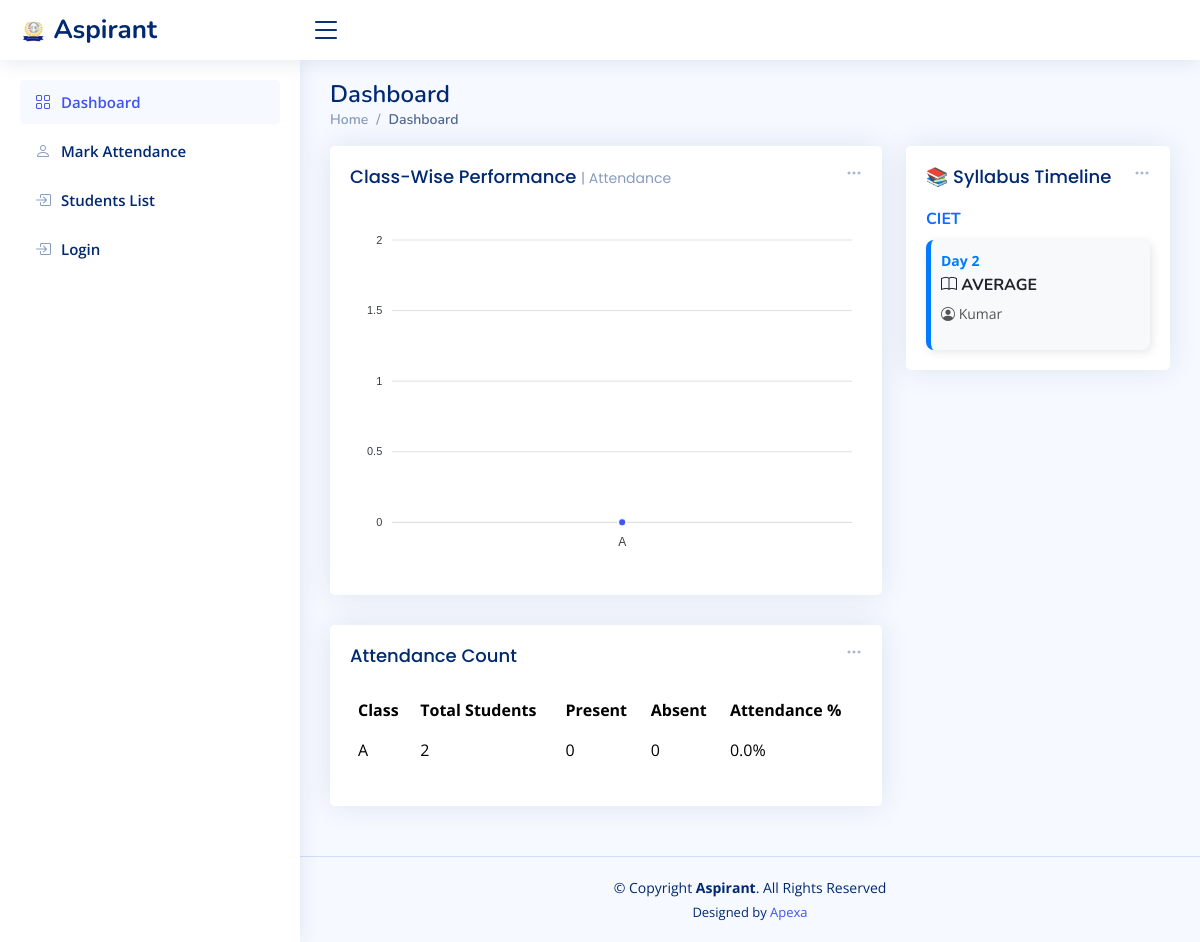
/management/dashboard/ (signed in), run on the app's committed database.
### teachers/models.py (models this page shows, shortened)
class Clg(models.Model):
    clg_name = models.CharField(max_length=50, unique=True)

class Syllabus(models.Model):
    clg = models.ForeignKey(Clg, on_delete=models.CASCADE)  # Link syllabus to a specific college
    day = models.IntegerField()  # Day number
    topic = models.CharField(max_length=255)  # Syllabus topic
    trainer_name = models.CharField(max_length=100)  # Trainer conducting the session
    class Meta:
        unique_together = ('clg', 'day')  # Ensures no duplicate day entries for the same college

### teachers/views.py (the view)
# urls.py: path('dashboard/', views.teacher_dashboard, name='teacher_dashboard'),
@login_required
def teacher_dashboard(request):
    teacher = get_object_or_404(Teacher, user=request.user)
    if not teacher.is_approved:
        return redirect('teacherlogin')
    syllabus_data = {}
    colleges = Clg.objects.filter(clg_name=teacher.college_name)
    for college in colleges:
        syllabus_data[college.clg_name] = Syllabus.objects.filter(clg=college).order_by("day")
    today = date.today()
    selected_class = request.GET.get('class_name', None)  # Get selected class from request
    attendance_query = Student.objects.values('class_name')
    if selected_class:
        attendance_query = attendance_query.filter(class_name=selected_class)
    attendance_summary = (
        attendance_query.annotate(
            total_students=Count('id'),
            present=Count('attendance', filter=Q(attendance__date=today, attendance__status=True)),
            absent=Count('attendance', filter=Q(attendance__date=today, attendance__status=False)),
        )
    )
    attendance_data = []
    class_names = []
    attendance_percentages = []
    for record in attendance_summary:
        total = record['total_students']
        present = record['present']
        percentage = (present / total * 100) if total > 0 else 0
        attendance_data.append({
            'class_name': record['class_name'],
            'total_students': total,
            'present': present,
            'absent': record['absent'],
            'attendance_percentage': round(percentage, 2)
        })
        class_names.append(record['class_name'])
        attendance_percentages.append(round(percentage, 2))
    exam_query = Result.objects.values('student__class_name')
    if selected_class:
        exam_query = exam_query.filter(student__class_name=selected_class)
    exam_results = exam_query.annotate(avg_marks=Avg('marks'))
    exam_class_names = []
    exam_avg_marks = []
    for result in exam_results:
        exam_class_names.append(result['student__class_name'])
        exam_avg_marks.append(round(result['avg_marks'], 2))
    context = {
        "syllabus_data": syllabus_data,
        "attendance_data": attendance_data,
        "class_names": json.dumps(class_names),
        "attendance_percentages": json.dumps(attendance_percentages),
        "exam_class_names": json.dumps(exam_class_names),
        "exam_avg_marks": json.dumps(exam_avg_marks),
        "selected_class": selected_class
    }
    return render(request, 'teachers/dashboard.html', context)

### templates/teachers/dashboard.html (shortened to what this page needs)
{% extends 'teachers/teacher_base.html' %}
{% block content %}
{% load static %}
<main id="main" class="main">
    <div class="pagetitle">
        <h1>Dashboard</h1>
        <nav>
            <ol class="breadcrumb">
                <li class="breadcrumb-item"><a href="index.html">Home</a></li>
                <li class="breadcrumb-item active">Dashboard</li>
            </ol>
        </nav>
    </div>
    <section class="section dashboard">
        <div class="row">
            <div class="col-lg-8">
                <div class="row">
                    <div class="col-12">
                        <div class="card">
                            <div class="filter">
                                <a class="icon" href="#" data-bs-toggle="dropdown"><i class="bi bi-three-dots"></i></a>
                            </div>
                            <div class="card-body">
                                <h5 class="card-title">Class-Wise Performance <span>| Attendance</span>
                                </h5>
                                <div id="classComparisonChart"></div>
                            </div>
                        </div>
                    </div>
                    <div class="col-12">
                        <div class="card">
                            <div class="filter">
                                <a class="icon" href="#" data-bs-toggle="dropdown"><i class="bi bi-three-dots"></i></a>
                            </div>
                            <div class="card-body">
                                <h5 class="card-title">Attendance Count </h5>
                                <table class="table table-borderless">
                                    <thead>
                                        <tr>
                                            <th scope="col">Class</th>
                                            <th scope="col">Total Students</th>
                                            <th scope="col">Present</th>
                                            <th scope="col">Absent</th>
                                            <th scope="col">Attendance %</th>
                                        </tr>
                                    </thead>
                                    <tbody>
                                        {% for data in attendance_data %}
                                        <tr>
                                            <td>{{ data.class_name }}</td>
                                            <td>{{ data.total_students }}</td>
                                            <td>{{ data.present }}</td>
                                            <td>{{ data.absent }}</td>
                                            <td>{{ data.attendance_percentage }}%</td>
                                        </tr>
                                        {% endfor %}
                                    </tbody>
                                </table>
                            </div>
                        </div>
                    </div>
                </div>
            </div>
            <div class="col-lg-4">
                <div class="col-12">
                    <div class="card">
                        <div class="filter">
                            <a class="icon" href="#" data-bs-toggle="dropdown"><i class="bi bi-three-dots"></i></a>
                        </div>
                        <div class="card-body">
                            <h5 class="card-title">📚 Syllabus Timeline </h5>
                            <div class="activity">
                                {% for college_name, syllabus_list in syllabus_data.items %}
                                <div class="college-container">
                                    <h6 class="college-name fw-bold text-primary">{{ college_name }}</h6>
                                    <div class="syllabus-cards">
                                        {% for syllabus in syllabus_list %}
                                        <div class="syllabus-card">
                                            <div class="syllabus-day">
                                                <span class="day-number">Day {{ syllabus.day }}</span>
                                            </div>
                                            <div class="syllabus-content">
                                                <h6 class="topic"><i class="bi bi-book"></i> {{ syllabus.topic }}</h6>
                                                <p class="trainer"><i class="bi bi-person-circle"></i> {{ syllabus.trainer_name }}</p>
                                            </div>
                                        </div>
                                        {% empty %}
                                        <p class="text-center">No syllabus data available.</p>
                                        {% endfor %}
                                    </div>
                                </div>
                                {% empty %}
                                <p class="text-center">No syllabus data found.</p>
                                {% endfor %}
                            </div>
                        </div>
                    </div>
                </div>
            </div>
    </section>
</main>
{% endblock content %}

### static/assets/css/style.css (style rules this page uses)
:root { scroll-behavior: smooth; }
body { font-family: "Open Sans", sans-serif; background: #f6f9ff; color: #444444; }
a { color: #4154f1; text-decoration: none; }
h1, h2, h3, h4, h5, h6 { font-family: "Nunito", sans-serif; }
#main { margin-top: 60px; padding: 20px 30px; transition: all 0.3s; }
.pagetitle { margin-bottom: 10px; }
.pagetitle h1 { font-size: 24px; margin-bottom: 0; font-weight: 600; color: #012970; }
.card { margin-bottom: 30px; border: none; border-radius: 5px; box-shadow: 0px 0 30px rgba(1, 41, 112, 0.1); }
.card-title { padding: 20px 0 15px 0; font-size: 18px; font-weight: 500; color: #012970; font-family: "Poppins", sans-serif; }
.card-title span { color: #899bbd; font-size: 14px; font-weight: 400; }
.card-body { padding: 0 20px 20px 20px; }
.breadcrumb { font-size: 14px; font-family: "Nunito", sans-serif; color: #899bbd; font-weight: 600; }
.breadcrumb a { color: #899bbd; transition: 0.3s; }
.breadcrumb .breadcrumb-item::before { color: #899bbd; }
.breadcrumb .active { color: #51678f; font-weight: 600; }
@media (min-width: 1200px) { #main, #footer { margin-left: 300px; } }
.dashboard .filter { position: absolute; right: 0px; top: 15px; }
.dashboard .filter .icon { color: #aab7cf; padding-right: 20px; padding-bottom: 5px; transition: 0.3s; font-size: 16px; }
.dashboard .activity { font-size: 14px; }

### templates/teachers/dashboard.html (style rules this page uses)
.syllabus-cards { display: flex; flex-wrap: wrap; gap: 15px; margin-top: 10px; }
.syllabus-card { background: #f8f9fa; border-left: 5px solid #007bff; border-radius: 8px; padding: 10px; width: 100%; box-shadow: 2px 2px 10px rgba(0, 0, 0, 0.1); transition: transform 0.2s ease-in-out; }
.syllabus-day { font-size: 14px; font-weight: bold; color: #007bff; }
.syllabus-content { margin-top: 5px; }
.topic { font-size: 16px; font-weight: bold; }
.trainer { font-size: 14px; color: #555; }

### data on the page
Clg: syllabus_data "CIET"
Syllabus: day "2", topic "AVERAGE", trainer_name "Kumar"

### other printed values
{{ data.class_name }} "A"
{{ data.total_students }} "2"
{{ data.present }} "0"
{{ data.absent }} "0"
{{ data.attendance_percentage }} "0.0"
